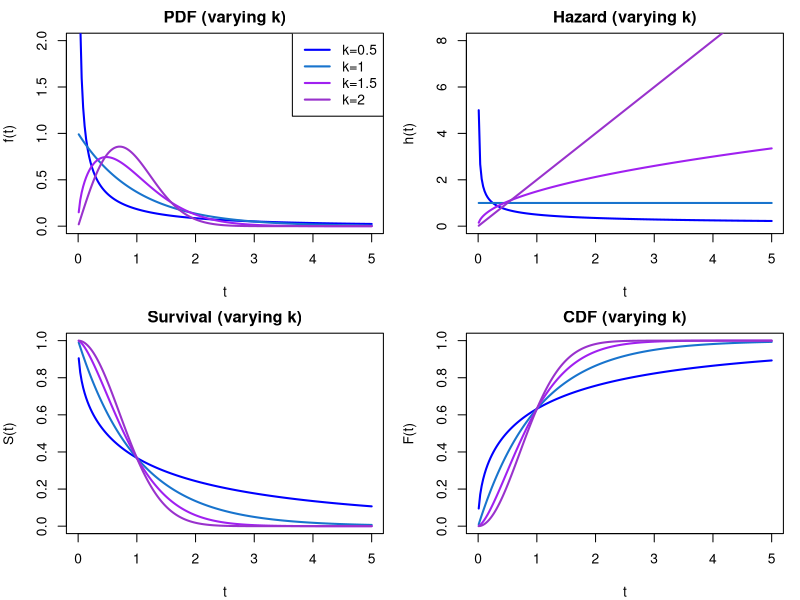
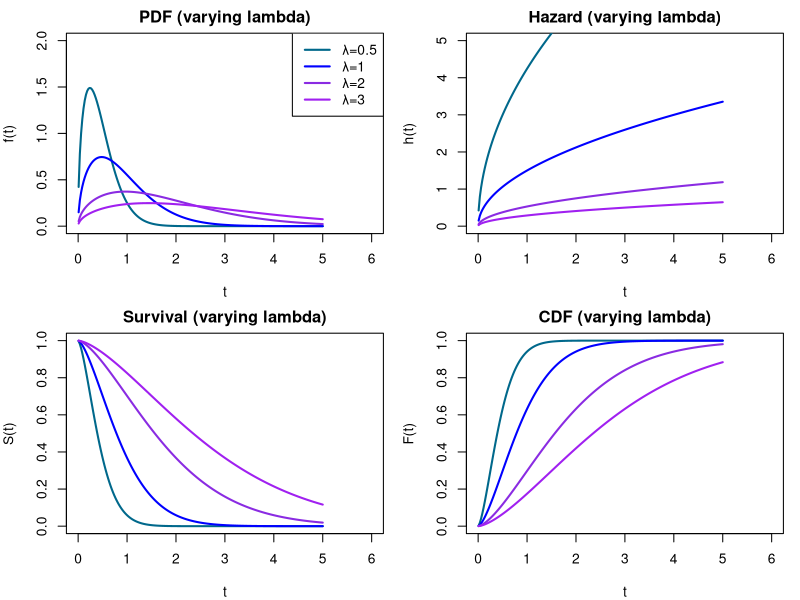

Write R code to recreate these figures, in order.
## ---- chunk 1
# --- panel 1: varying shape, fixed scale ---
set.seed(123)
k_vals <- c(0.5, 1, 1.5, 2)
lambda_vals <- rep(1, length(k_vals))
colors <- c("blue", "dodgerblue3", "purple", "darkorchid")
times <- seq(0.01, 5, length.out = 200)

par(mfrow = c(2, 2), mar = c(4, 4, 2, 1))

# PDF
plot(NULL, xlim = c(0, 5), ylim = c(0, 2), xlab = "t", ylab = "f(t)", 
     main = "PDF (varying k)")
for (i in seq_along(k_vals)) {
  lines(times, dweibull(times, shape = k_vals[i], scale = lambda_vals[i]), 
        col = colors[i], lwd = 2)
}
legend("topright", legend = paste0("k=", k_vals), col = colors, lwd = 2)

# Hazard
plot(NULL, xlim = c(0, 5), ylim = c(0, 8), xlab = "t", ylab = "h(t)", 
     main = "Hazard (varying k)")
for (i in seq_along(k_vals)) {
  h <- (k_vals[i] / lambda_vals[i]) * (times / lambda_vals[i])^(k_vals[i] - 1)
  lines(times, h, col = colors[i], lwd = 2)
}

# Survival
plot(NULL, xlim = c(0, 5), ylim = c(0, 1), xlab = "t", ylab = "S(t)", 
     main = "Survival (varying k)")
for (i in seq_along(k_vals)) {
  S <- exp(-(times / lambda_vals[i])^k_vals[i])
  lines(times, S, col = colors[i], lwd = 2)
}

# CDF
plot(NULL, xlim = c(0, 5), ylim = c(0, 1), xlab = "t", ylab = "F(t)", 
     main = "CDF (varying k)")
for (i in seq_along(k_vals)) {
  F <- 1 - exp(-(times / lambda_vals[i])^k_vals[i])
  lines(times, F, col = colors[i], lwd = 2)
}

# --- panel 2: varying scale, fixed shape ---
lambda_vals2 <- c(0.5, 1, 2, 3)
k_vals2 <- rep(1.5, length(lambda_vals2))
colors2 <- c("deepskyblue4", "blue", "blueviolet", "purple")

par(mfrow = c(2, 2), mar = c(4, 4, 2, 1))

# PDF
plot(NULL, xlim = c(0, 6), ylim = c(0, 2), xlab = "t", ylab = "f(t)", 
     main = "PDF (varying lambda)")
for (i in seq_along(lambda_vals2)) {
  lines(times, dweibull(times, shape = k_vals2[i], scale = lambda_vals2[i]), 
        col = colors2[i], lwd = 2)
}
legend("topright", legend = paste0("λ=", lambda_vals2), col = colors2, lwd = 2)

# Hazard
plot(NULL, xlim = c(0, 6), ylim = c(0, 5), xlab = "t", ylab = "h(t)", 
     main = "Hazard (varying lambda)")
for (i in seq_along(lambda_vals2)) {
  h <- (k_vals2[i] / lambda_vals2[i]) * 
       (times / lambda_vals2[i])^(k_vals2[i] - 1)
  lines(times, h, col = colors2[i], lwd = 2)
}

# Survival
plot(NULL, xlim = c(0, 6), ylim = c(0, 1), xlab = "t", ylab = "S(t)", 
     main = "Survival (varying lambda)")
for (i in seq_along(lambda_vals2)) {
  S <- exp(-(times / lambda_vals2[i])^k_vals2[i])
  lines(times, S, col = colors2[i], lwd = 2)
}

# CDF
plot(NULL, xlim = c(0, 6), ylim = c(0, 1), xlab = "t", ylab = "F(t)", 
     main = "CDF (varying lambda)")
for (i in seq_along(lambda_vals2)) {
  F <- 1 - exp(-(times / lambda_vals2[i])^k_vals2[i])
  lines(times, F, col = colors2[i], lwd = 2)
}

## ---- chunk 2
nll <- function(par, t, d) {
  k <- exp(par[1])
  lambda <- exp(par[2])
  a <- log(k) - k * log(lambda)
  b <- k - 1
  logt <- log(t)
  eta <- a + b * logt
  h <- exp(eta)                                 # hazard function h(tᵢ)
  H <- exp(a) * t^(b + 1) / (b + 1)             # cumulative hazard H(tᵢ)
  ll <- d * log(h) - H                          # full log-likelihood
  return(-sum(ll))                              # return negative log-likelihood
}
